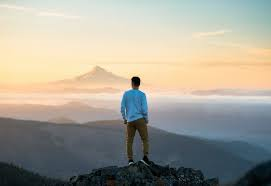
#> input picture Aoife/Single_Line_Detection/H5.jpg, 271 x 186 px
$ python Single_Line.py
#> lines starting #> are read from the running program, lines starting #| are printed output that depends on the picture; after the words box and inside, x2 and y2 are one past the last pixel; in counts of white or black regions, pixels touching at a corner belong together
# Will Blur and detect a try to detect a single line of horizon picture else it will more onto the general algorithm
# Things to Note
# From Testing the image seems to come out better/ detect the horizon better when converted to grayscale first

import cv2, numpy as np
from matplotlib import pyplot as plt # Good for graphing; install using `pip install matplotlib`
from matplotlib import image as image
#import easygui # An easy-to-use file-picker; pip install easygui
import os
from skimage.transform import probabilistic_hough_line
blur_value = 5

# Original Image
image = cv2.imread("H5.jpg", 1)
#> image is the input picture: shape (186, 271, 3); mean B, G, R 149.8, 161.8, 165.4
#Convert to RGB
img2 = cv2.cvtColor(image, cv2.COLOR_BGR2RGB)
plt.imshow(img2)
plt.show()

first_image_copy = img2.copy()
second_image_copy = img2.copy()
another_copy = image.copy()
copy_gray = cv2.cvtColor(another_copy, cv2.COLOR_BGR2GRAY)
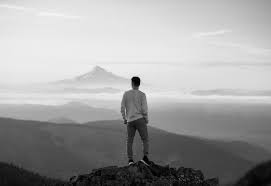
#> copy_gray: shape (186, 271); min 0, max 249, mean 161.5

# Canny before image is blurred to see if there is a difference
edges = cv2.Canny(img2,100, 200)
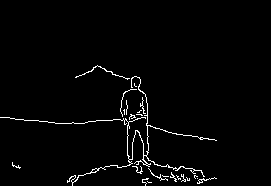
#> edges: shape (186, 271); 2.2% white in thin lines or dots, all inside (x1, y1, x2, y2) = (0, 65, 217, 186)
#plt.imshow(edges, cmap = plt.cm.gray)
#plt.show()
#cv2.imwrite("Canny_Before_Blur.jpg", edges)

# Hough
def printLinesToImage(img_P, lines):
    for x in range(0, len(lines)):
        for rho, theta in lines[x]:
            a = np.cos(theta)
            b = np.sin(theta)
            x0 = a * rho
            y0 = b * rho
            x1 = int(x0 + 1000 * (-b))
            y1 = int(y0 + 1000 * (a))
            x2 = int(x0 - 1000 * (-b))
            y2 = int(y0 - 1000 * (a))

            cv2.line(img_P, (x1, y1), (x2, y2), (0, 255, 0), 2)

#blurred image
def blur_image(img_B, blur):
#> called with blur = 5
    blurred_img_gray = cv2.GaussianBlur(img_B, (blur, blur), 0)
    plt.imshow(blurred_img_gray, cmap = plt.cm.gray)
    plt.show()
    #cv2.imwrite("Grayscale_blur.jpg", blurred_img_gray)
    return blurred_img_gray

#Canny on grayscale image
def Canny(img_C):
    edges_gray = cv2.Canny(img_C, 99, 100)
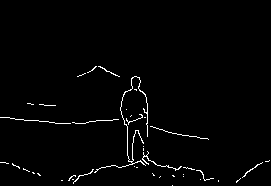
#> edges_gray: shape (186, 271); 1.7% white in thin lines or dots, all inside (x1, y1, x2, y2) = (0, 66, 270, 186)
    plt.imshow(edges_gray, cmap = plt.cm.gray)
    plt.show()
    #cv2.imwrite("Canny_on_gray.jpg", edges_gray)
    return edges_gray

blur_image_res = blur_image(copy_gray, blur_value)
gray_edges_result = Canny(blur_image_res)

#print(gray_edges_result)

#for e in edges_gray:
#    print(e)


def finish(img_F, l):
    #for line in l:
    #    print(line)
    #    print(len(l))
    printLinesToImage(img_F, l)
    plt.imshow(img_F)
    plt.show()
    second = cv2.cvtColor(img_F, cv2.COLOR_RGB2BGR)
    # cv2.imwrite("Result.jpg",second)


lines = cv2.HoughLines(gray_edges_result,1 , np.pi / 180, 100, 255)
#> lines = None
#print(len(lines))
if(lines == None):
    while lines == None:
        blur_value -= 2
        blur_image_res = blur_image(copy_gray, blur_value)
        gray_edges_result = Canny(blur_image_res)
        lines = cv2.HoughLines(gray_edges_result, 1, np.pi / 180, 100, 255)
#> (the run stopped early here; a loop or call above may not have finished)

$ run again, with Aoife/Single_Line_Detection/H1.jpg copied over Aoife/Single_Line_Detection/H5.jpg
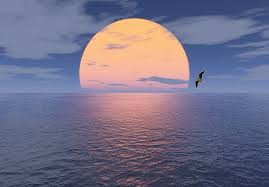
#> input picture Aoife/Single_Line_Detection/H1.jpg, 269 x 187 px
#> image is the input picture: shape (187, 269, 3); mean B, G, R 136.6, 112.1, 116
#> `edges = cv2.Canny(img2,100, 200)`:
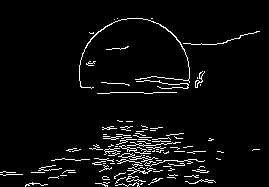
#> edges: shape (187, 269); 4.5% white in thin lines or dots, all inside (x1, y1, x2, y2) = (0, 18, 260, 187)
#> edges_gray: shape (187, 269); 1.3% white in thin lines or dots
#> lines = None

$ run again, with Aoife/Single_Line_Detection/H2.jpg copied over Aoife/Single_Line_Detection/H5.jpg
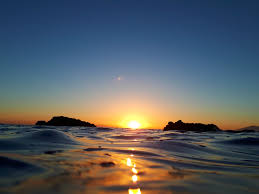
#> input picture Aoife/Single_Line_Detection/H2.jpg, 259 x 194 px
#> image is the input picture: shape (194, 259, 3); mean B, G, R 98.2, 92.9, 87.7
#> `edges = cv2.Canny(img2,100, 200)`:
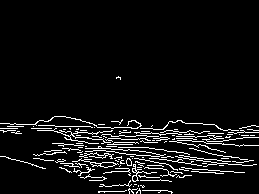
#> edges: shape (194, 259); 6.5% white in thin lines or dots, all inside (x1, y1, x2, y2) = (0, 76, 259, 194)
#> edges_gray: shape (194, 259); 3.4% white in thin lines or dots, all inside (x1, y1, x2, y2) = (0, 116, 259, 194)
#> `lines = cv2.HoughLines(gray_edges_result,1 , np.pi / 180, 100, 255)`: lines = None
#> the loop `while lines == None:` made 1 pass
#> (blur_value, lines) on pass 1: (3, [[123, 1.61]])
#> pass 1, in Canny (call 2), `edges_gray = cv2.Canny(img_C, 99, 100)`:
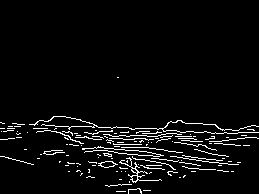
#> edges_gray: shape (194, 259); 4.6% white in thin lines or dots, all inside (x1, y1, x2, y2) = (0, 77, 259, 194)
#> after the loop `while lines == None:`: blur_value = 3
#> the loop in printLinesToImage, `for x in range(0, len(lines)):` made 1 pass

$ run again, with Aoife/Single_Line_Detection/H4.jpg copied over Aoife/Single_Line_Detection/H5.jpg
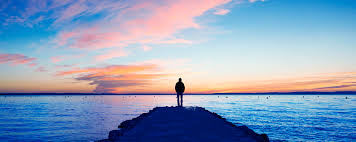
#> input picture Aoife/Single_Line_Detection/H4.jpg, 356 x 142 px
#> image is the input picture: shape (142, 356, 3); mean B, G, R 188.4, 159.4, 138.7
#> `edges = cv2.Canny(img2,100, 200)`:
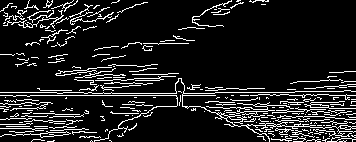
#> edges: shape (142, 356); 12.4% white in thin lines or dots
#> in Canny, `edges_gray = cv2.Canny(img_C, 99, 100)`:
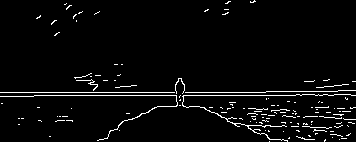
#> edges_gray: shape (142, 356); 3.7% white in thin lines or dots
#> lines = [[95, 1.57], [92, 1.57], [96, 1.55], [91, 1.59]]
